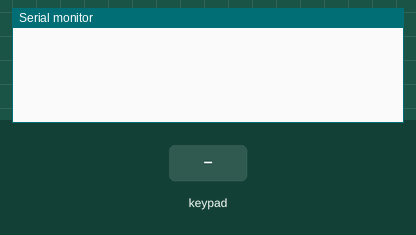
This sketch was run on a simulated Arduino Mega 2560, built with avr-gcc and run on an emulated ATmega2560. Shown: the last lines printed to the serial monitor. Inputs (shaded band) come from the test bench.

Above: at 1.2 s.
1.3 s: key '1' pressed
At 1.9 s:
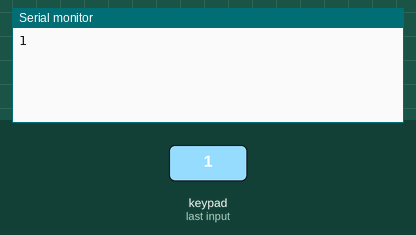
2.8 s: keypad keys 3 0 2 8 2 6 2 4 # pressed 0.4 s apart
At 6.9 s:
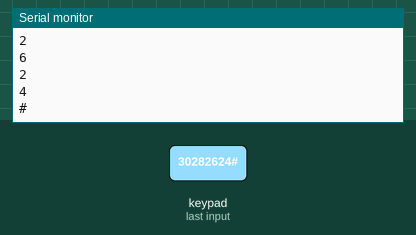
7.9 s: key '*' pressed
At 8.2 s:
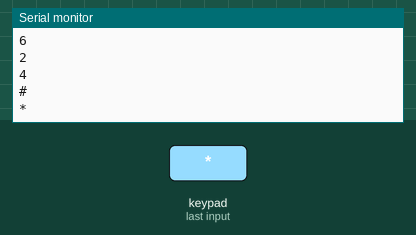
9.4 s: keypad keys 1 3 9 7 2 2 2 2 pressed 0.4 s apart
At 12.6 s:
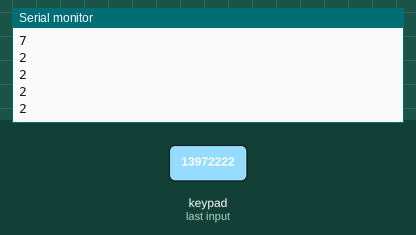
Timing chart, 0 to 14.1 s (numbered marks = the images above; inputs shaded):
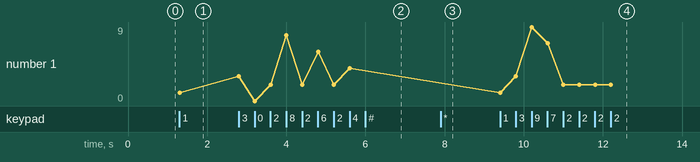

The sketch:

test_keypad.ino.ino
```cpp
#include "Arduino.h"
#include "Keypad.h"

const byte ROWS = 4; //four rows
const byte COLS = 3; //three columns
char keys[ROWS][COLS] = {
  {'1','2','3'},
  {'4','5','6'},
  {'7','8','9'},
  {'*','0','#'}
};


// digital pins to control keypad
byte rowPins[ROWS] = { 30,28,26,24};
byte colPins[COLS] = { 36,34,32};

Keypad keypad = Keypad( makeKeymap(keys), rowPins, colPins, ROWS, COLS );

void setup(){
  Serial.begin(9600);
}

void loop(){
  char key = keypad.getKey();

  if (key != NO_KEY){
    Serial.println(key);
  }
}
```

Measured:
- after the input at 1.3 s, the serial monitor: prints a new line at once (image 1)
- after the input at 2.8 s, the serial monitor: prints a new line at once (image 2)
- after the input at 7.9 s, the serial monitor: prints a new line at once (image 3)
- after the input at 9.4 s, the serial monitor: prints a new line at once (image 4)
- plotted number 1: 1 → 4 after the input at 2.8 s, 4 → 2 after the input at 9.4 s
